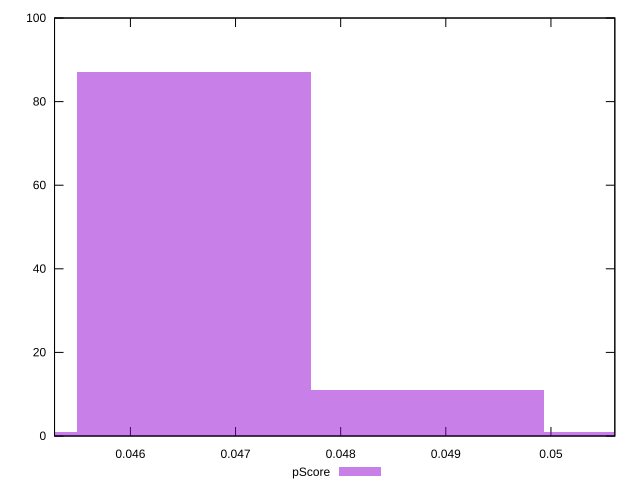

Here is the gnuplot script that generated this plot:
reset

$pScore <<EOF
0.04660609744585275 87
0.04438675947224072 1
0.04882543541946478 11
0.05104477339307682 1
EOF

set key outside below
set boxwidth 0.0022193379736120357
set xrange [0.04527828962801822:0.0506076392793276]
set yrange [0:100]
set trange [0:100]
set style fill transparent solid 0.5 noborder
set terminal svg size 640, 490 enhanced background rgb 'white'
set output "reports/report_00028_2021-02-24T12-49-42.674Z/uses-long-cache-ttl/samples/astro/pScore/histogram.svg"

plot $pScore title "pScore" with boxes

reset
